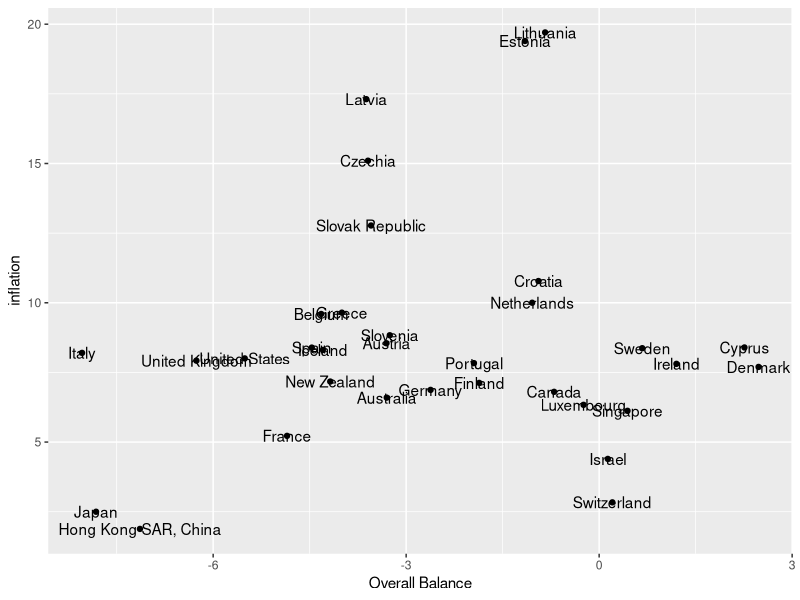
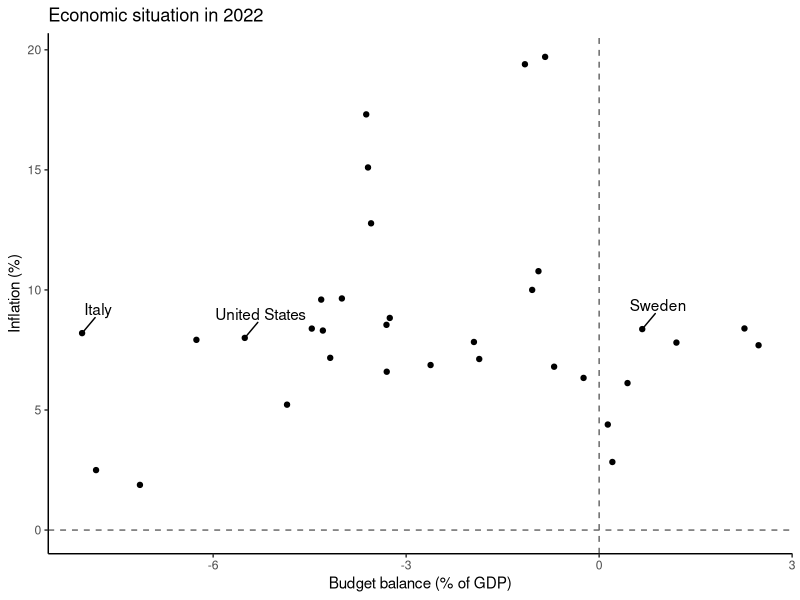
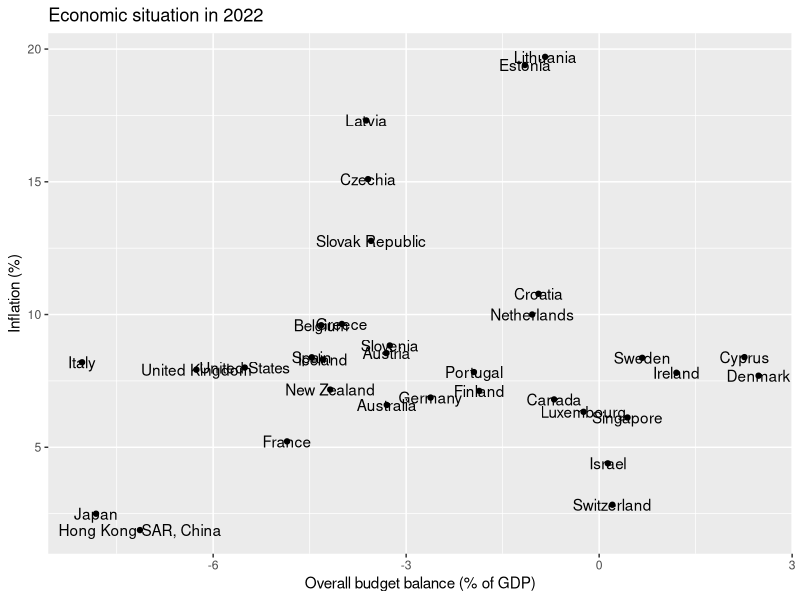
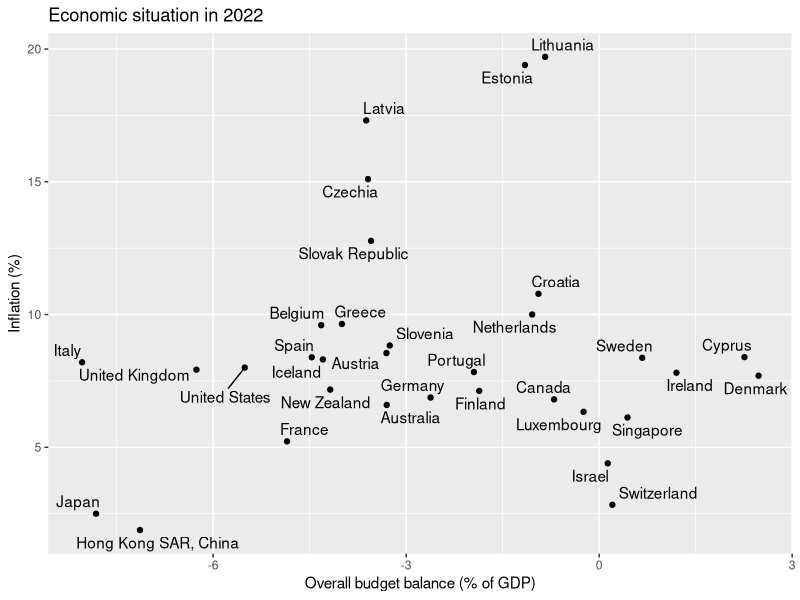
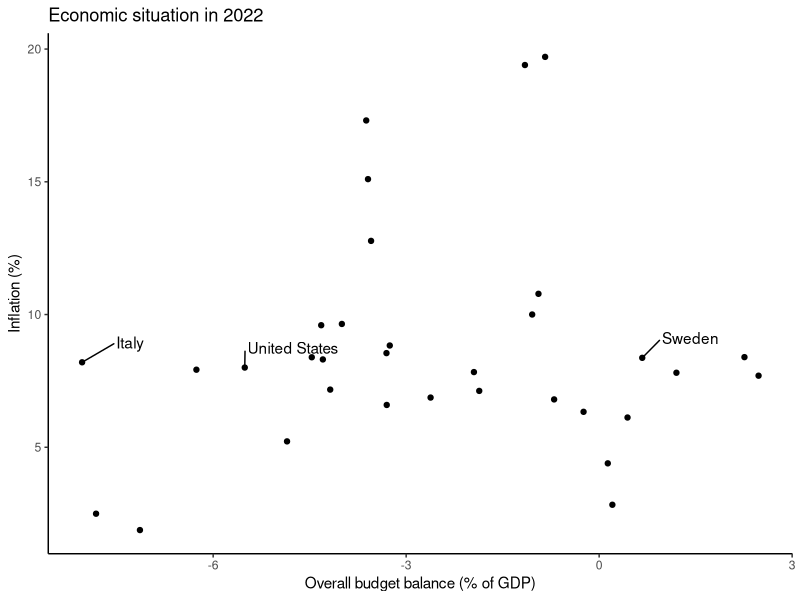
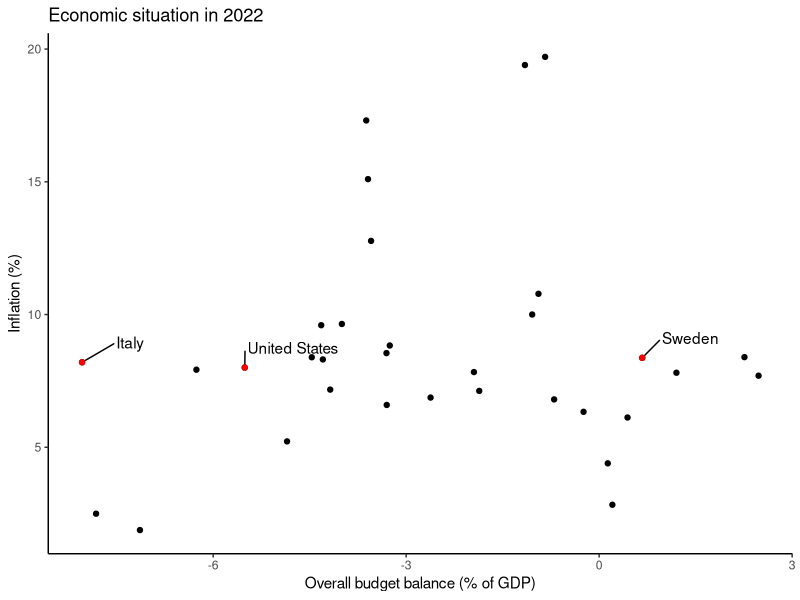
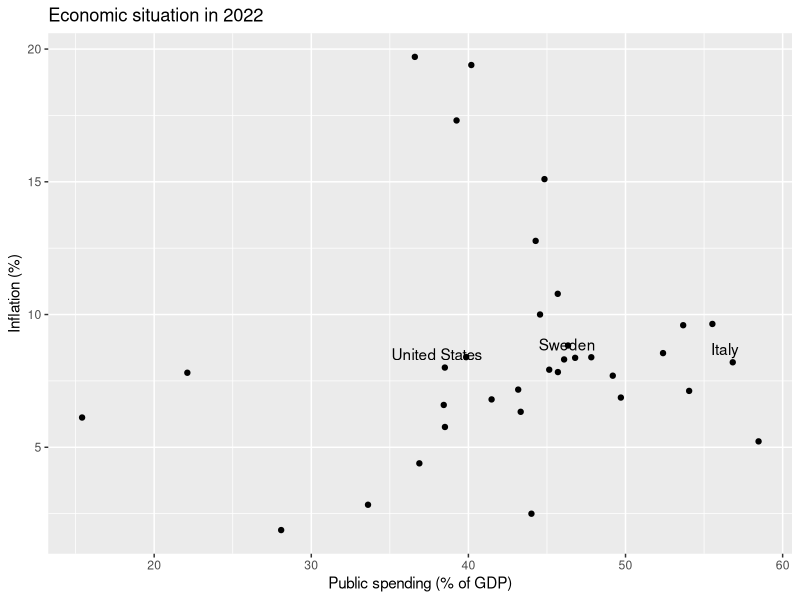
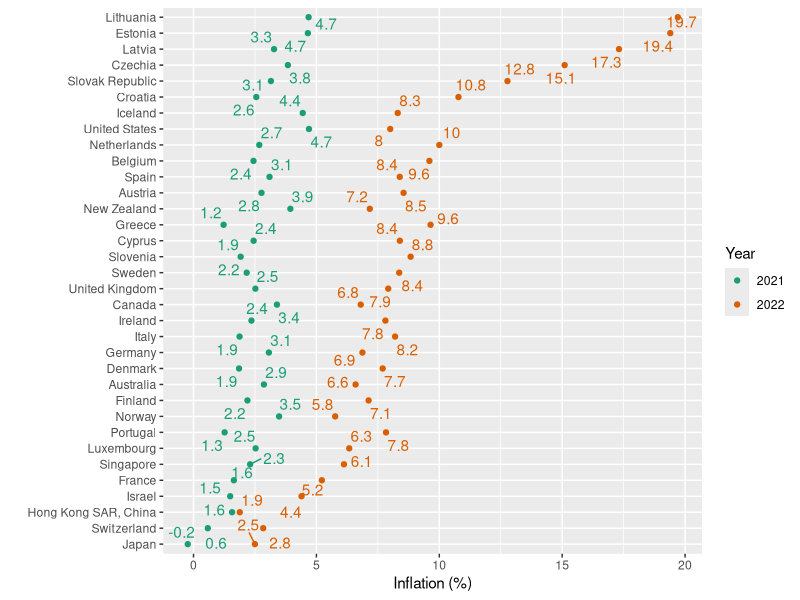

The R source for these figures, in order:
## ---- chunk 1
#| echo: false
library(tidyverse)
# Get fiscal data
imf <- read_csv("data_macro/imf-fiscalmonitor-apr2023.csv")
# Reformat data to wide and keep only the latest year
imf_wide2022 <- imf %>% select(variable,country,`2022`) %>%
  pivot_wider(names_from = variable, values_from = `2022`)
# Merge in inflation data:
inf <- read_csv("data_macro/inflation_WDI.csv")
inf2022 <- inf %>% filter(year==2022)
econ2022 <- left_join(imf_wide2022,inf2022,by="country")
## ---- chunk 2
#| echo: false
econ2022 %>%
  filter(country != "Norway") %>%
  ggplot(aes(y=inflation,
         x=`Overall Balance`,
         label=country)) + 
  geom_point() +
  geom_text() 
## ---- chunk 3
#| echo: false
econ2022 %>%
  filter(country != "Norway") %>%
  ggplot(aes(y=inflation,
         x=`Overall Balance`)) + 
  geom_point() +
  ggrepel::geom_text_repel(data=econ2022 %>% 
                             filter(country %in% c("Italy",
                                                   "Sweden",
                                                   "United States")),
           aes(label=country),nudge_x=.25,nudge_y=1) +
  labs(title = "Economic situation in 2022",
        x="Budget balance (% of GDP)", y= "Inflation (%)") +
  theme_classic() +
  geom_hline(yintercept = 0,linetype=2,color="grey40") +
  geom_vline(xintercept = 0,linetype=2,color="grey40")
## ---- chunk 4
library(tidyverse)
# Get fiscal data
imf <- read_csv("data_macro/imf-fiscalmonitor-apr2023.csv")

# If you are just copying code from the website, use this:
# imf <- read_csv("https://raw.githubusercontent.com/zilinskyjan/DataViz/main/data_macro/imf-fiscalmonitor-apr2023.csv")
## ---- chunk 5
unique(imf$variable)
## ---- chunk 6
head(imf,3)
## ---- chunk 7
imf %>% pivot_longer(cols=`2014`:`2023`,
                     names_to = 'year')  # this part is not necessary but it's useful
## ---- chunk 8
# Reformat data to wide and keep only the latest year
imf_wide2022 <- imf %>% select(variable,country,`2022`) %>%
  pivot_wider(names_from = variable, values_from = `2022`)
## ---- chunk 9
imf_wide2022
## ---- chunk 10
# Merge in inflation data:
inf <- read_csv("data_macro/inflation_WDI.csv")
inf2022 <- inf %>% filter(year==2022)

econ2022 <- left_join(imf_wide2022,inf2022,by="country")
## ---- chunk 11
# Make a simple plot:
econ2022 %>%
  filter(country != "Norway") %>%
  ggplot(aes(y=inflation,
         x=`Overall Balance`,
         label=country)) + 
  geom_point() +
  geom_text() +
  labs(title = "Economic situation in 2022",
        x="Overall budget balance (% of GDP)", y= "Inflation (%)")
## ---- chunk 12
econ2022 %>%
  filter(country != "Norway") %>%
  ggplot(aes(y=inflation,
         x=`Overall Balance`,
         label=country)) + 
  geom_point() +
  ggrepel::geom_text_repel() +
  labs(title = "Economic situation in 2022",
        x="Overall budget balance (% of GDP)", y= "Inflation (%)")
## ---- chunk 13
subset <- c("Italy","Sweden","United States")
## ---- chunk 14
scatter1 <- econ2022 %>%
  filter(country != "Norway") %>%
  ggplot(aes(y=inflation,
         x=`Overall Balance`)) + 
  geom_point() +
  ggrepel::geom_text_repel(data=econ2022 %>% 
                             filter(country %in% subset),
           aes(label=country),nudge_x=.75,nudge_y=.75) +
  labs(title = "Economic situation in 2022",
        x="Overall budget balance (% of GDP)", y= "Inflation (%)") +
  theme_classic()

scatter1
## ---- chunk 15
scatter1 +
  geom_point(data=econ2022 %>% filter(country %in% subset),
             color="red")
## ---- chunk 16
econ2022 %>%
  ggplot(aes(y=inflation,
         x=`General Government Expenditure`)) + 
  geom_point() +
  ggrepel::geom_text_repel(data=econ2022 %>% 
                             filter(country %in% c("Italy",
                                                   "Sweden",
                                                   "United States")),
           aes(label=country),nudge_y=.5,nudge_x=-.5) +
  labs(title = "Economic situation in 2022",
        x="Public spending (% of GDP)", y= "Inflation (%)") 
## ---- chunk 17
inf %>% filter(iso3c %in% econ2022$iso3c) %>%
  filter(year>=2021) %>%
  mutate(avg = mean(inflation), .by = country) %>%
  ggplot(aes(x=inflation,
             color= factor(year),
             y=fct_reorder(country,avg))) +
  geom_point() +
  ggrepel::geom_text_repel(aes(label=round(inflation,1)),
                           show.legend = FALSE) +
  scale_color_brewer(palette = 2,type = "qual") +
  labs(x="Inflation (%)",y="",color="Year")
## ---- chunk 18
inf %>% filter(iso3c %in% econ2022$iso3c) %>%
  filter(year>=2021) %>%
  mutate(avg = mean(inflation), .by = country) %>%
  ggplot(aes(x=inflation,
             color= factor(year),
             y=fct_reorder(country,avg))) +
  geom_line(aes(group=country),color="grey50") +
  geom_point(size=2) +
  scale_color_brewer(palette = 2,type = "qual") +
  labs(x="Inflation (%)",y="",color="Year")
## ---- chunk 19
inf %>% filter(iso3c %in% econ2022$iso3c) %>%
  filter(year>=2021) %>%
  mutate(avg = mean(inflation), .by = country) %>%
  ggplot(aes(x=inflation,
             fill= factor(year),
             y=fct_reorder(country,avg))) +
  geom_col(position = position_dodge()) +
  scale_fill_brewer(palette = 3,type = "qual") +
  labs(x="Inflation (%)",y="",fill="Year",title = "Inflation in OECD countries")
